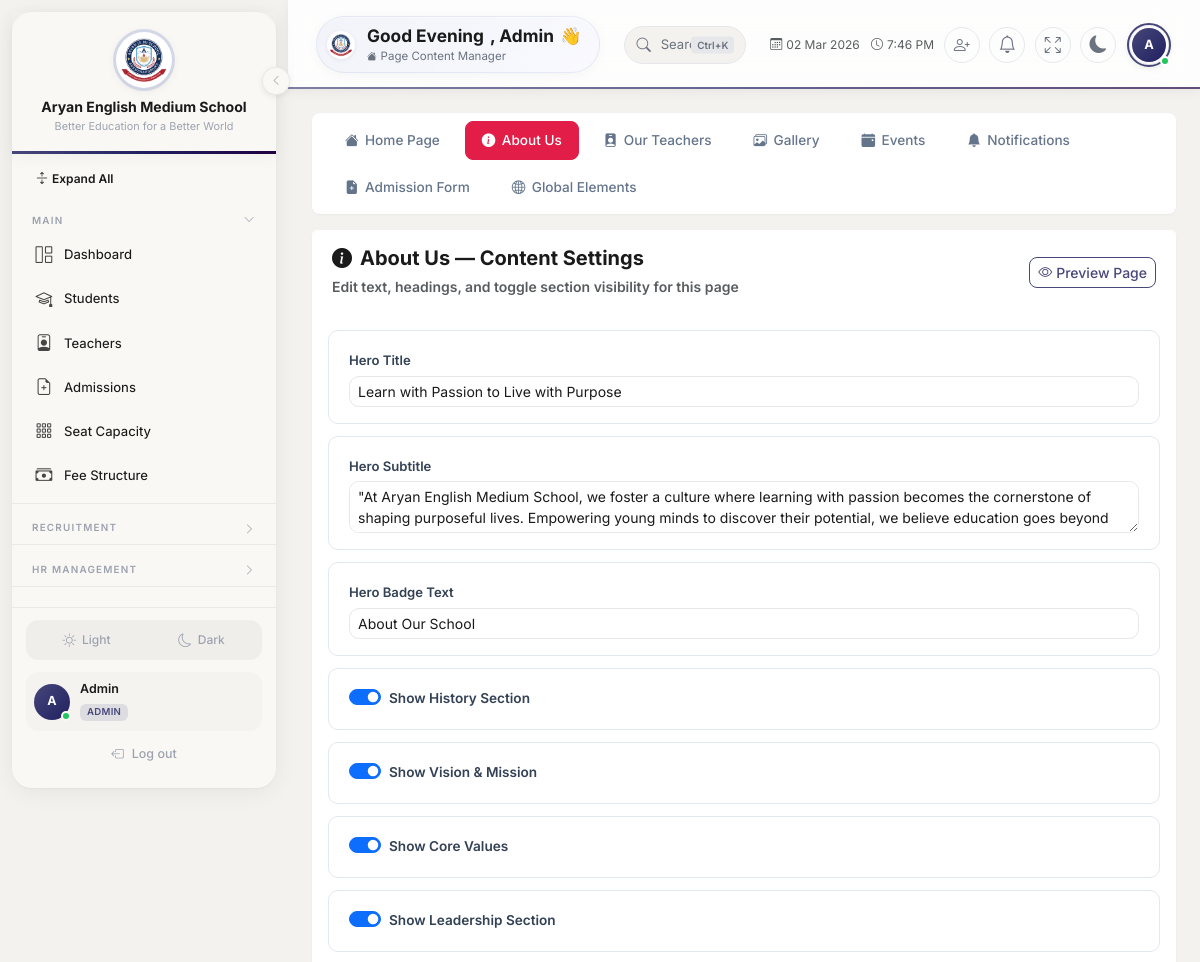
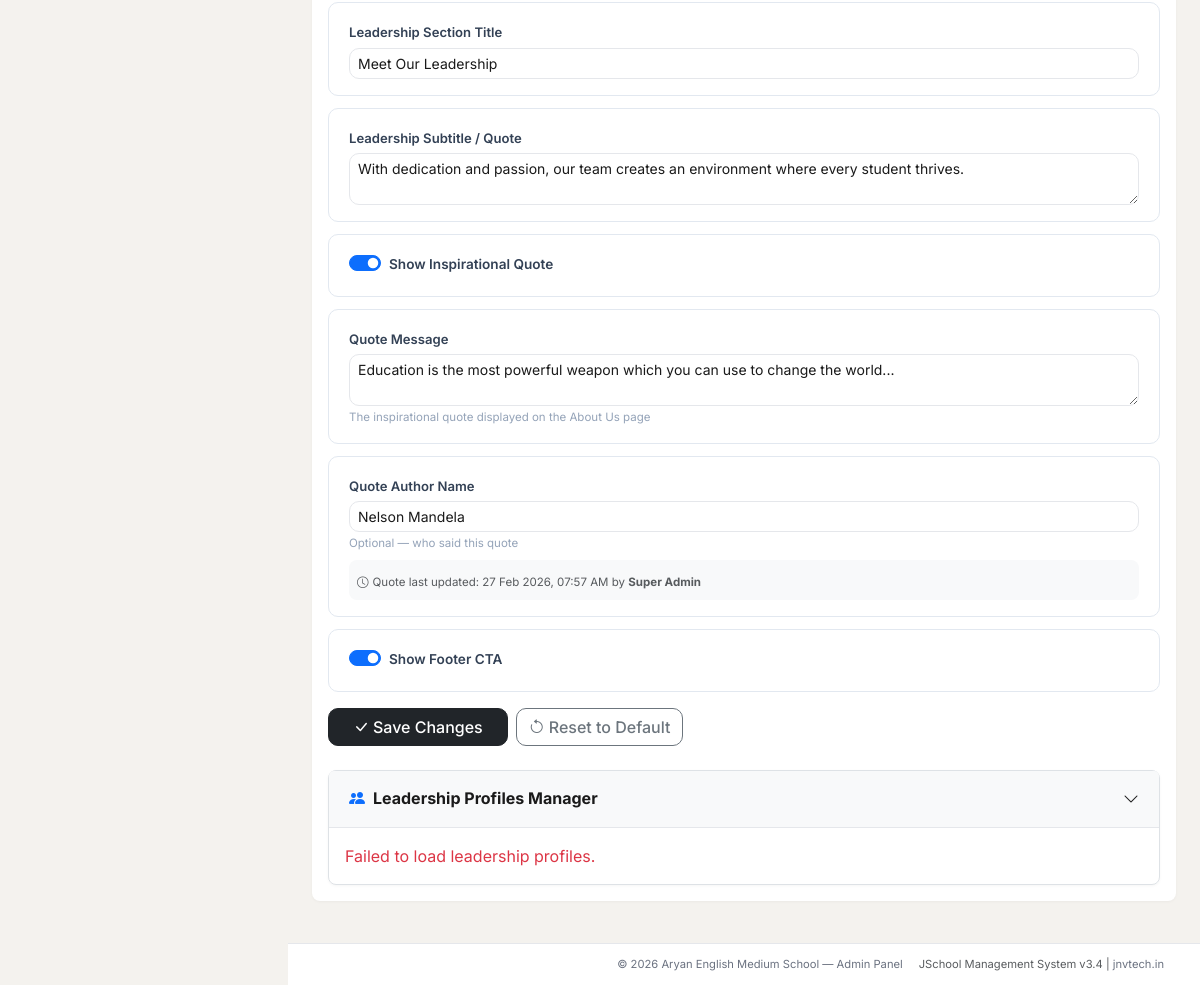
The app's page /admin/page-content-manager.php?page=about (signed in) with its own data (2 pictures, top to bottom).
### tables this page shows
CREATE TABLE `settings` (
  `id` int(10) unsigned NOT NULL AUTO_INCREMENT,
  `setting_key` varchar(100) NOT NULL,
  `setting_value` text DEFAULT NULL,
  `updated_at` datetime NOT NULL DEFAULT current_timestamp() ON UPDATE current_timestamp(),
  PRIMARY KEY (`id`),
  UNIQUE KEY `setting_key` (`setting_key`)
);

CREATE TABLE `site_quotes` (
  `id` int(10) unsigned NOT NULL AUTO_INCREMENT,
  `quote_text` text NOT NULL,
  `author_name` varchar(200) DEFAULT NULL,
  `is_active` tinyint(1) NOT NULL DEFAULT 1,
  `updated_by` int(10) unsigned DEFAULT NULL,
  `updated_at` datetime NOT NULL DEFAULT current_timestamp() ON UPDATE current_timestamp(),
  `created_at` datetime NOT NULL DEFAULT current_timestamp(),
  PRIMARY KEY (`id`),
  KEY `fk_quote_user` (`updated_by`),
  CONSTRAINT `fk_quote_user` FOREIGN KEY (`updated_by`) REFERENCES `users` (`id`) ON DELETE SET NULL
);

CREATE TABLE `users` (
  `id` int(10) unsigned NOT NULL AUTO_INCREMENT,
  `name` varchar(100) NOT NULL,
  `email` varchar(191) NOT NULL,
  `password` varchar(255) NOT NULL,
  `role` enum('super_admin','admin','teacher','office') NOT NULL DEFAULT 'teacher',
  `phone` varchar(20) DEFAULT NULL,
  `avatar` varchar(255) DEFAULT NULL,
  `is_active` tinyint(1) NOT NULL DEFAULT 1,
  `reset_token` varchar(64) DEFAULT NULL,
  `reset_expires` datetime DEFAULT NULL,
  `last_login` datetime DEFAULT NULL,
  `created_at` datetime NOT NULL DEFAULT current_timestamp(),
  `updated_at` datetime NOT NULL DEFAULT current_timestamp() ON UPDATE current_timestamp(),
  PRIMARY KEY (`id`),
  UNIQUE KEY `email` (`email`)
);

### includes/auth.php (called while the page is built, shortened)
<?php
function getSetting(string $key, string $default = ''): string {
    static $settings = null;
    if ($settings === null) {
        try {
            $db = getDB();
            $stmt = $db->query("SELECT setting_key, setting_value FROM settings");
            $settings = [];
            while ($row = $stmt->fetch()) {
                $settings[$row['setting_key']] = $row['setting_value'];
            }
        } catch (Exception $e) {
            $settings = [];
        }
    }
    return $settings[$key] ?? $default;
}
function e(mixed $val): string {
    return htmlspecialchars((string)$val, ENT_QUOTES, 'UTF-8');
}

### admin/page-content-manager.php (the view, shortened to what this page needs)
<?php
require_once __DIR__ . '/../includes/auth.php';
$db = getDB();
$currentQuote = null;
try {
    $currentQuote = $db->query("SELECT q.*, u.name as updater_name FROM site_quotes q LEFT JOIN users u ON q.updated_by=u.id WHERE q.is_active=1 ORDER BY q.id DESC LIMIT 1")->fetch();
} catch (Exception $e) {
}
$activePage = $_GET['page'] ?? 'home';
require_once __DIR__ . '/../includes/header.php';
?>
<div class="card border-0 rounded-3 mb-3">
    <div class="card-body py-2">
        <div class="d-flex flex-wrap gap-2">
            <?php foreach ($pageConfigs as $key => $config): ?>
            <a href="/admin/page-content-manager.php?page=<?= $key ?>" class="page-tab <?= $activePage === $key ? 'active' : '' ?>">
                <i class="bi <?= $config['icon'] ?>"></i> <?= e($config['label']) ?>
            </a>
            <?php endforeach; ?>
        </div>
    </div>
</div>
<div class="card border-0 rounded-3">
    <div class="card-header bg-white border-0 d-flex justify-content-between align-items-center py-3">
        <div>
            <h5 class="fw-bold mb-1"><i class="bi <?= $pageConfigs[$activePage]['icon'] ?> me-2"></i><?= e($pageConfigs[$activePage]['label']) ?> — Content Settings</h5>
            <small class="text-muted">Edit text, headings, and toggle section visibility for this page</small>
        </div>
        <div class="d-flex gap-2">
            <a href="<?= $activePage === 'home' ? '/' : '/public/' . ($activePage === 'admission' ? 'admission-form' : $activePage) . '.php' ?>" target="_blank" class="btn btn-sm btn-outline-primary">
                <i class="bi bi-eye me-1"></i>Preview Page
            </a>
        </div>
    </div>
    <div class="card-body">
        <form method="POST">
            <?php
            foreach ($pageConfigs[$activePage]['fields'] as $field):
                if (isset($field['source']) && $field['source'] === 'site_quotes') {
                    if ($field['key'] === 'about_quote_text') {
                        $currentValue = $currentQuote['quote_text'] ?? '';
                    } elseif ($field['key'] === 'about_quote_author') {
                        $currentValue = $currentQuote['author_name'] ?? '';
                    }
                } else {
                    $currentValue = getSetting($field['key'], $field['default']);
                }
            ?>
            <div class="field-group">
                <?php if ($field['type'] === 'toggle'): ?>
                <div class="toggle-switch">
                    <div class="form-check form-switch mb-0">
                        <input class="form-check-input" type="checkbox" role="switch" name="<?= e($field['key']) ?>" id="<?= e($field['key']) ?>" <?= $currentValue === '1' ? 'checked' : '' ?>>
                        <label class="form-check-label fw-semibold" for="<?= e($field['key']) ?>" style="font-size:0.85rem;"><?= e($field['label']) ?></label>
                    </div>
                </div>
                <?php elseif ($field['type'] === 'textarea'): ?>
                <label for="<?= e($field['key']) ?>"><?= e($field['label']) ?></label>
                <textarea class="form-control form-control-sm" name="<?= e($field['key']) ?>" id="<?= e($field['key']) ?>" rows="2" maxlength="2000"><?= e($currentValue) ?></textarea>
                <?php if (isset($field['hint'])): ?><div class="field-hint"><?= e($field['hint']) ?></div><?php endif; ?>
                <?php else: ?>
                <label for="<?= e($field['key']) ?>"><?= e($field['label']) ?></label>
                <input type="text" class="form-control form-control-sm" name="<?= e($field['key']) ?>" id="<?= e($field['key']) ?>" value="<?= e($currentValue) ?>" maxlength="500">
                <?php if (isset($field['hint'])): ?><div class="field-hint"><?= e($field['hint']) ?></div><?php endif; ?>
                <?php endif; ?>
                <?php if (isset($field['source']) && $field['source'] === 'site_quotes' && $field['key'] === 'about_quote_author' && $currentQuote && $currentQuote['updated_at']): ?>
                <div class="bg-light rounded-3 p-2 mt-2">
                    <small class="text-muted" style="font-size:.72rem">
                        <i class="bi bi-clock me-1"></i>Quote last updated: <?= date('d M Y, h:i A', strtotime($currentQuote['updated_at'])) ?>
                        <?php if ($currentQuote['updater_name']): ?> by <strong><?= e($currentQuote['updater_name']) ?></strong><?php endif; ?>
                    </small>
                </div>
                <?php endif; ?>
            </div>
            <?php endforeach; ?>
            <div class="d-flex gap-2 mt-3">
                <button type="submit" class="btn btn-dark px-4"><i class="bi bi-check-lg me-1"></i>Save Changes</button>
                <button type="button" class="btn btn-outline-secondary" data-bs-toggle="modal" data-bs-target="#resetModal"><i class="bi bi-arrow-counterclockwise me-1"></i>Reset to Default</button>
            </div>
        </form>
        <?php if ($activePage === 'about'): ?>
        <div class="mt-4">
            <div class="card border rounded-3">
                <div class="card-header bg-light d-flex justify-content-between align-items-center" role="button" data-bs-toggle="collapse" data-bs-target="#leadershipPanel">
                    <h6 class="mb-0 fw-bold"><i class="bi bi-people-fill me-2 text-primary"></i>Leadership Profiles Manager</h6>
                    <i class="bi bi-chevron-down"></i>
                </div>
                <div class="collapse show" id="leadershipPanel">
                    <div class="card-body" id="leadershipGridBody">
                    </div>
                </div>
            </div>
        </div>
        <?php endif; ?>
    </div>
</div>
<?php require_once __DIR__ . '/../includes/footer.php'; ?>

### admin/page-content-manager.php (style rules this page uses)
.page-tab { display: inline-flex; align-items: center; gap: 0.4rem; padding: 0.5rem 1rem; border-radius: 8px; text-decoration: none; color: #64748b; font-size: 0.85rem; font-weight: 500; transition: all 0.2s; border: 1px solid transparent; }
.page-tab.active { color: #fff; background: var(--primary, #1e40af); border-color: var(--primary, #1e40af); }
.field-group { background: #fff; border: 1px solid #e2e8f0; border-radius: 10px; padding: 1rem 1.25rem; margin-bottom: 0.75rem; transition: box-shadow 0.2s; }
.field-group label { font-size: 0.82rem; font-weight: 600; color: #334155; margin-bottom: 0.3rem; }
.field-hint { font-size: 0.72rem; color: #94a3b8; margin-top: 0.2rem; }
.toggle-switch { display: flex; align-items: center; gap: 0.75rem; }

### records on screen
settings: label "Hero Badge Text", about_hero_badge "About Our School"
settings: setting_value "☑", label "Show History Section"
settings: setting_value "☑", label "Show Vision & Mission"
settings: setting_value "☑", label "Show Core Values"
settings: setting_value "☑", label "Show Leadership Section"
settings: label "Leadership Section Title", about_leadership_title "Meet Our Leadership"
settings: label "Leadership Subtitle / Quote", about_leadership_subtitle "With dedication and passion, our team creates an environment where every student thrives."
settings: setting_value "☑", label "Show Inspirational Quote"
site_quotes: about_quote_text "Education is the most powerful weapon which you can use to change the world...", about_quote_author "Nelson Mandela", updated_at "27 Feb 2026, 07:57 AM", updated_by.name "Super Admin"
settings: setting_value "☑", label "Show Footer CTA"

### other values on screen
$schoolName "Aryan English Medium School"
$schoolTagline "Better Education for a Better World"
$_userInitials "A"
$_userName "Admin"
$_roleLabel "ADMIN"
explode(' ', $_userName)[0] "Admin"
$pageTitle "Page Content Manager"
$config['label'] "Home Page"
$config['label'] "About Us"
$config['label'] "Our Teachers"
$config['label'] "Gallery"
$config['label'] "Events"
$config['label'] "Notifications"
$config['label'] "Admission Form"
$config['label'] "Global Elements"
